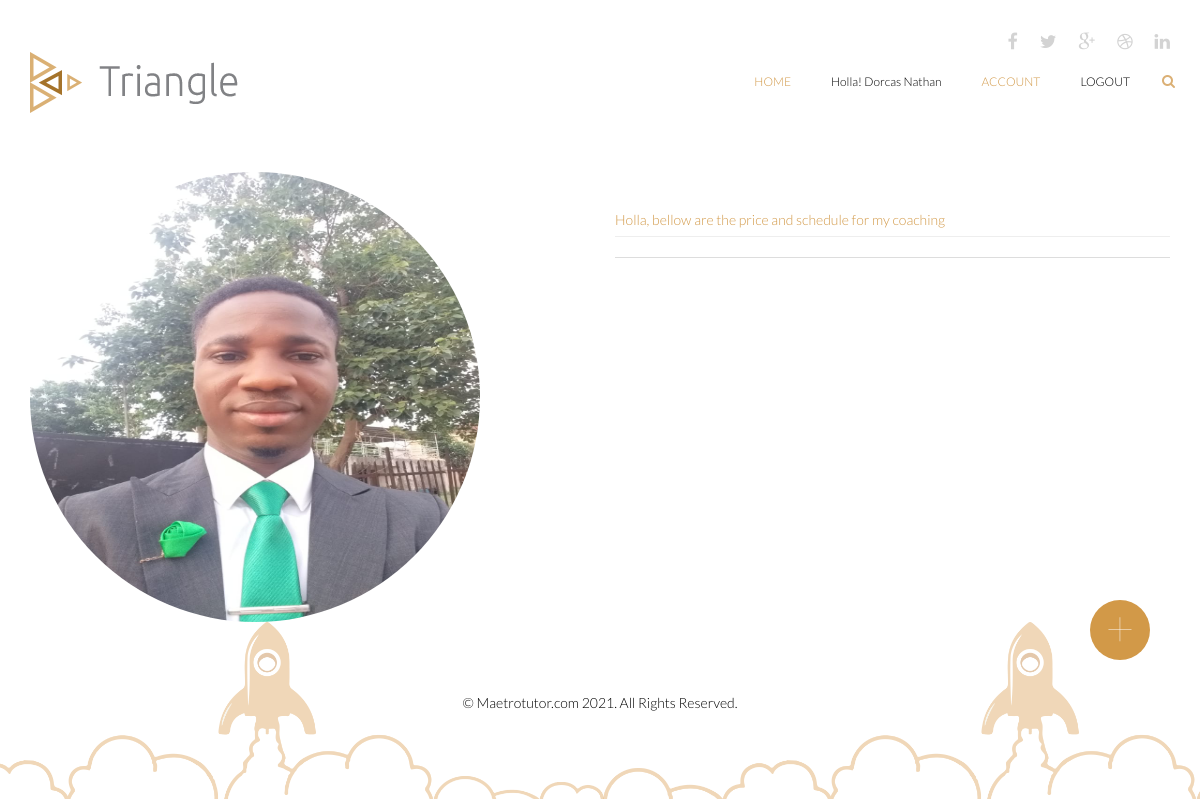
/services/ola.vicayo2016@gmail.com (signed in), run on an earlier commit of the app's database.
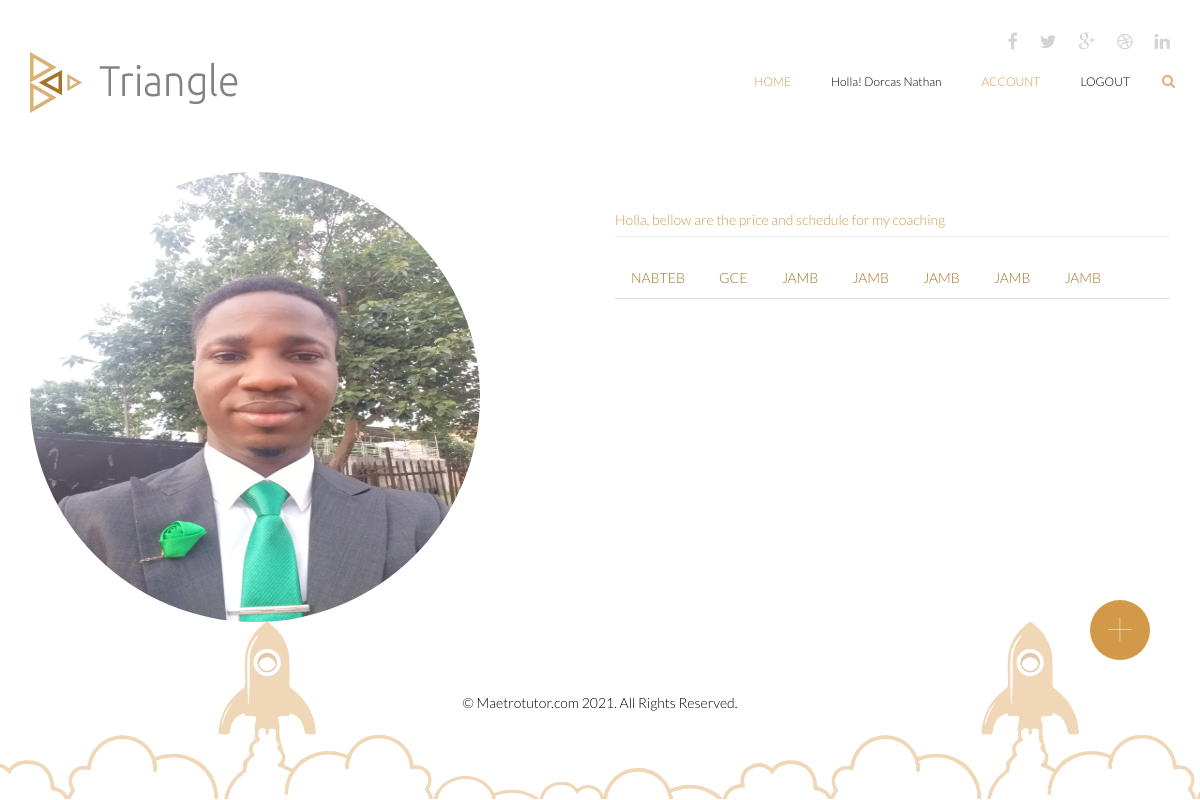
And on a later commit of the database.
### triangle/models.py (models this page shows)
class User(db.Model, UserMixin):
    id = db.Column(db.Integer, primary_key=True)
    user_id = db.Column(db.String(255), nullable=True)
    name = db.Column(db.String(255), nullable=True)
    email = db.Column(db.String(255), unique=True, nullable=True)
    password = db.Column(db.String(255), nullable=False)
    secret_key = db.Column(db.String(255), nullable=True)
    phone = db.Column(db.String(255), nullable=True)
    gender = db.Column(db.String(255), nullable=True)
    online = db.Column(db.String(255), nullable=True)
    address = db.Column(db.String(255), nullable=True)
    role = db.Column(db.String(255), nullable=True)
    city = db.Column(db.String(255), nullable=True)
    state_of_origin = db.Column(db.String(255), nullable=True)
    country = db.Column(db.String(255), nullable=True)
    created_at = db.Column(db.DateTime(), default=datetime.utcnow)
    date_of_birth =db.Column(db.String(255), nullable=True)
    image = db.Column(db.String(255), nullable=True, default='default.jpg')
    tutor_image = db.Column(db.String(255), nullable=True, default='default.jpg')
    pro_status = db.Column(db.String(255), nullable=True, default= 0)
    online_status = db.Column(db.String(255), nullable=True, default= 0)
    bio_status = db.Column(db.String(255), nullable=True, default= 0)
    guarrantor_status = db.Column(db.String(255), nullable=True, default= 0)
    skill_status = db.Column(db.String(255), nullable=True, default= 0)
    subject_status = db.Column(db.String(255), nullable=True, default= 0)
    verify_status = db.Column(db.String(255), nullable=True, default= 0)
    activated_status = db.Column(db.String(255), nullable=True, default= 0)
    active = db.Column(db.Boolean())
    confirmed_at = db.Column(db.DateTime())

class Bio(db.Model, UserMixin):
    id = db.Column(db.Integer, primary_key=True)
    user_id = db.Column(db.String(255), nullable=True)
    about = db.Column(db.String(1000), nullable=True)
    email = db.Column(db.String(255), unique=True, nullable=True)
    marital_status = db.Column(db.String(255), nullable=True)
    phone = db.Column(db.String(255), nullable=True)
    role = db.Column(db.String(255), nullable=True)
    education = db.Column(db.String(255), nullable=True)
    gender = db.Column(db.String(255), nullable=True)
    online = db.Column(db.String(255), nullable=True)
    address = db.Column(db.String(255), nullable=True)
    religion = db.Column(db.String(255), nullable=True)
    city = db.Column(db.String(255), nullable=True)
    country = db.Column(db.String(255), nullable=True)
    created_at = db.Column(db.DateTime(), default=datetime.utcnow)
    date_of_birth =db.Column(db.String(255), nullable=True)
    image = db.Column(db.String(255), nullable=True, default='default.jpg')
    tutor_image = db.Column(db.String(255), nullable=True, default='default.jpg')
    pro_status = db.Column(db.String(255), nullable=True, default= 0)
    online_status = db.Column(db.String(255), nullable=True, default= 0)
    bio_status = db.Column(db.String(255), nullable=True, default= 0)
    guarrantor_status = db.Column(db.String(255), nullable=True, default= 0)
    skill_status = db.Column(db.String(255), nullable=True, default= 0)
    subject_status = db.Column(db.String(255), nullable=True, default= 0)
    verify_status = db.Column(db.String(255), nullable=True, default= 0)
    activated_status = db.Column(db.String(255), nullable=True, default= 0)
    active = db.Column(db.Boolean())
    confirmed_at = db.Column(db.DateTime())

class Service(db.Model, UserMixin):
    id = db.Column(db.Integer, primary_key=True)
    name = db.Column(db.String(255), nullable=True)
    email = db.Column(db.String(255), nullable=True)
    meeting = db.Column(db.String(255), nullable=True)
    description = db.Column(db.String(255), nullable=True)
    available = db.Column(db.String(255), nullable=True)
    duration = db.Column(db.String(255), nullable=True)
    price = db.Column(db.String(255), nullable=True)
    week_price = db.Column(db.String(255), nullable=True)
    incase = db.Column(db.String(255), nullable=True)
    class_status = db.Column(db.String(255), nullable=True, default= 0)
    meeting_count = db.Column(db.String(255), nullable=True, default= 0)
    class_count = db.Column(db.String(255), nullable=True, default= 0)
    count = db.Column(db.String(255), nullable=True, default= 0)
    created_at = db.Column(db.DateTime(), default=datetime.utcnow)
    updated_at = db.Column(db.DateTime())
    activated_status = db.Column(db.String(255), nullable=True, default= 0)
    active = db.Column(db.Boolean())
    confirmed_at = db.Column(db.DateTime())

### triangle/routes.py (the view)
@app.route('/services/<email>')
@login_required
def service (email):
  user = User.query.get(email)
  users = User.query.filter_by(email=email)
  bios = Bio.query.filter_by(email = email)
  services = Service.query.filter_by(email=email)
  return render_template('/services.html',title='My Schedule', services = services, bios =bios, users = users)

### triangle/__init__.py (called while the page is built)
@login_manager.user_loader
def load_user(user_id):
	return User.query.get(int(user_id))

### triangle/templates/services.html (shortened to what this page needs)
{% extends 'layout/base.html' %}
{% block content %}
    <section id="portfolio-information" class="">
        <div class="container">
            <div class="row">
            {% for bio in bios %}
                <div class="col-sm-6">
                    <img src="{{url_for('static', filename='user_uploads/' + bio.image)}}"  class="card border-1 shadow-sm" alt="" id="md-imgg">
                </div>
                {% endfor %}
                <div class="col-sm-6">
  <div id="tab-container">
                <div class="row">
                    <div class="col-md-12">
                        <h5 class="page-header" style="color:#d29948">Holla, bellow are the price and schedule for my coaching</h5>
                    </div>
                    <div class="col-md-12">
                        <ul id="tab1" class="nav nav-tabs">
                           {% for service in services %}
                            <li class="active-in"><a  href="#tab1-{{service.name}}" data-toggle="tab">{{service.name}}</a></li>
                           {% endfor %}
                        </ul>
                        <div class="tab-content" style="">
                        </div>
                    </div>
                </div>
            </div>
                </div>
            </div>
            {% for bio in bios %}
           <div class="border-1 shadow-sm" style="background-color: #d29948; width:60px;height: 60px; border-radius: 50px; right:50px; position: fixed; top:75%; align-items: center; justify-content: center; ">
 <a href="{{url_for('add_service' ,email =bio.email )}}"> <h1 style="color:#ffffff; font-size:50px; text-align: center; align-items: center;font-weight: 100;justify-content: center;margin-top:0px">+</h1></a>
</div>
            {% endfor %}
        </div>
    </section>
   {% endblock %}

### triangle/templates/layout/base.html (shortened to what this page needs)
<!DOCTYPE html>
<html lang="en">
<head>
         <link href="/static/css/bootstrap.min.css" rel="stylesheet">
    <link href="/static/css/font-awesome.min.css" rel="stylesheet">
    <link href="/static/css/animate.min.css" rel="stylesheet">
	<link href="/static/css/main.css" rel="stylesheet">
	<link href="/static/css/responsive.css" rel="stylesheet">
</head>
<body>
	<header id="header">
        <div class="container">
            <div class="row">
                <div class="col-sm-12 overflow">
                   <div class="social-icons pull-right">
                        <ul class="nav nav-pills">
                            <li><a href=""><i class="fa fa-facebook"></i></a></li>
                            <li><a href=""><i class="fa fa-twitter"></i></a></li>
                            <li><a href=""><i class="fa fa-google-plus"></i></a></li>
                            <li><a href=""><i class="fa fa-dribbble"></i></a></li>
                            <li><a href=""><i class="fa fa-linkedin"></i></a></li>
                        </ul>
                    </div>
                </div>
             </div>
        </div>
        <div class="navbar navbar-inverse" role="banner">
            <div class="container">
                <div class="navbar-header">
                    <a class="navbar-brand" href="{{url_for('index')}}">
                    	<h1><img src="/static/images/logo.png" alt="logo"></h1>
                    </a>
                </div>
                {% if current_user.is_authenticated:  %}
                    {% if current_user.role == 'Tutor' %}
                    <div class="collapse navbar-collapse">
                    <ul class="nav navbar-nav navbar-right">
                     <li class="active"><a href="{{url_for('home')}}">Home</a></li>
                        <li ><a href="{{url_for('home')}}" style="text-transform: capitalize;">Holla! {{current_user.name}}</a></li>
                                {% if current_user.bio_status == 0 %}
                                <li class="active"><a href="{{url_for('bio')}}">Account</a></li>
                                 {% else %}
                                <li class="active"><a href="{{url_for('profile')}}">Account</a></li>
                                {% endif %}
                        <li><a href="{{url_for('logout')}}">Logout</a></li>
                    </ul>
                 </div>
                 {% endif %}
                {% endif %}
                <div class="search">
                    <form role="form">
                        <i class="fa fa-search"></i>
                    </form>
                </div>
            </div>
        </div>
    </header>
    {% block content %}
    {% endblock %}
    <footer id="footer">
        <div class="container">
            <div class="row">
                <div class="col-sm-12">
                    <div class="copyright-text text-center">
                        <p>&copy; Maetrotutor.com 2021. All Rights Reserved.</p>
                    </div>
                </div>
            </div>
        </div>
    </footer>
</body>
</html>

### triangle/static/css/main.css (style rules this page uses)
body { background: #fff; font-family: 'Lato', sans-serif; font-weight: 300; font-size: 14px; line-height: 22px; color: #000; }
html { height: 100%; }
a { color:#a5732a; }
a { -webkit-transition: 300ms; transition: 300ms; }
ul { list-style: none; }
h1, h2, h3, h4, h5, h6 { font-family: 'Lato', sans-serif; font-weight: 300; }
h1 { color: #686868; }
.overflow { overflow: hidden; }
#header { margin-bottom: 0; padding: 30px 0 60px 0; }
#header .navbar-inverse .container { position: relative; }
.search { position: absolute; top: 20px; right: 0; z-index: 1; }
.search i { color: #dbb075; cursor: pointer; position: absolute; right: 10px; top: 2px; }
.social-icons ul li { padding: 0 10px; }
.social-icons ul li:last-child { padding-right: 0; }
.social-icons ul li a { font-size: 18px; color: #d3d3d3; padding: 0; }
#header .navbar { background: #fff; border: 0; margin-bottom: 0; }
#header .navbar-brand { padding: 0; margin-left: 0; }
#header .navbar-brand h1 { padding: 0; margin: 0; }
#header .navbar-nav.navbar-right >li:last-child { margin-right: 20px; }
#header .navbar-nav.navbar-right >li a { color: #000; font-size: 12px; padding: 20px; text-transform: uppercase; font-weight: 300; }
#header .navbar-inverse .navbar-nav li.active > a, #header .navbar-inverse .navbar-nav li.active > a:focus, #header .navbar-nav.navbar-right li > a:hover, .navbar-inverse .navbar-nav > .open > a { background-color: inherit; border: 0; color: #d29948; }
#footer { padding-bottom: 75px; background-image: url(../images/home/footer.png); background-repeat: repeat-x; background-position: bottom; background-size: contain; }
.copyright-text { margin-top: 70px; }
.tab-content { padding-top: 20px; }

### triangle/templates/layout/base.html (style rules this page uses)
#md-imgg { width:450px; height:450px; object-fit:fill; border:0px solid #D29948; border-radius:100%; }

What changed in the data, as far as the page shows it:
added Service: name "NABTEB"
added Service: name "GCE"
added Service: name "JAMB"
added Service: name "JAMB"
added Service: name "JAMB"
added Service: name "JAMB"
added Service: name "JAMB"
